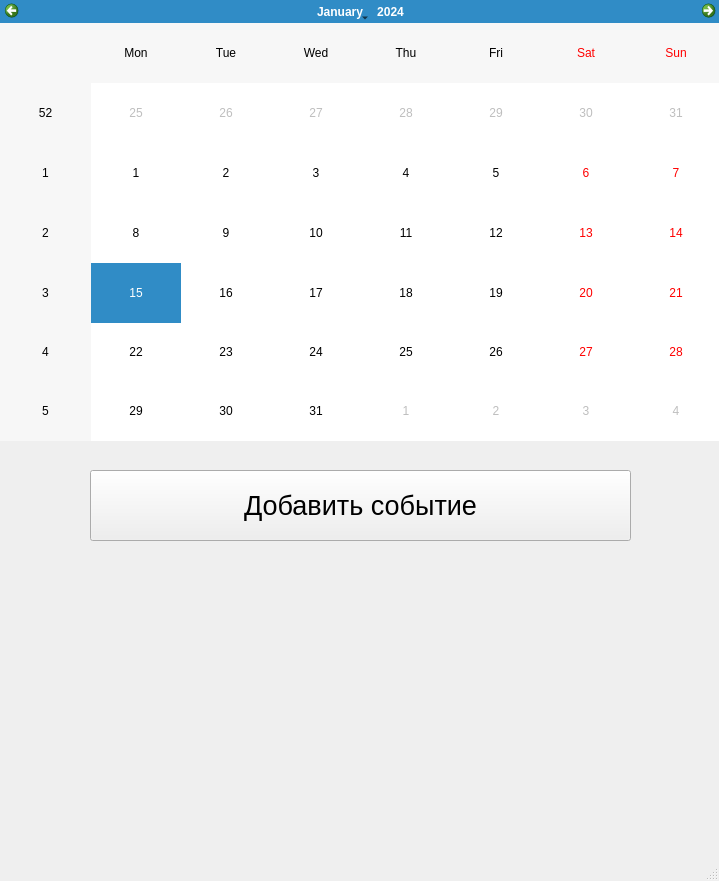
<?xml version="1.0" encoding="UTF-8"?>
<ui version="4.0">
 <class>mainWindow</class>
 <widget class="QMainWindow" name="mainWindow">
  <property name="geometry">
   <rect>
    <x>0</x>
    <y>0</y>
    <width>719</width>
    <height>881</height>
   </rect>
  </property>
  <property name="windowTitle">
   <string>Саперыч</string>
  </property>
  <widget class="QWidget" name="centralwidget">
   <widget class="QCalendarWidget" name="calendarWidget">
    <property name="geometry">
     <rect>
      <x>0</x>
      <y>0</y>
      <width>721</width>
      <height>441</height>
     </rect>
    </property>
   </widget>
   <widget class="QPushButton" name="pushButton">
    <property name="geometry">
     <rect>
      <x>90</x>
      <y>470</y>
      <width>541</width>
      <height>71</height>
     </rect>
    </property>
    <property name="font">
     <font>
      <pointsize>20</pointsize>
      <weight>50</weight>
      <bold>false</bold>
     </font>
    </property>
    <property name="text">
     <string>Добавить событие</string>
    </property>
   </widget>
  </widget>
  <widget class="QMenuBar" name="menubar">
   <property name="geometry">
    <rect>
     <x>0</x>
     <y>0</y>
     <width>719</width>
     <height>21</height>
    </rect>
   </property>
  </widget>
  <widget class="QStatusBar" name="statusbar"/>
 </widget>
 <resources/>
 <connections/>
</ui>
